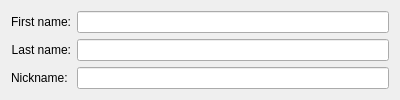
<?xml version="1.0" encoding="UTF-8"?>
<ui version="4.0">
 <class>SalutMainOptionsWidget</class>
 <widget class="QWidget" name="SalutMainOptionsWidget">
  <property name="geometry">
   <rect>
    <x>0</x>
    <y>0</y>
    <width>400</width>
    <height>84</height>
   </rect>
  </property>
  <property name="windowTitle">
   <string>Account Preferences</string>
  </property>
  <layout class="QVBoxLayout" name="verticalLayout_2">
   <item>
    <layout class="QFormLayout" name="formLayout">
     <property name="fieldGrowthPolicy">
      <enum>QFormLayout::ExpandingFieldsGrow</enum>
     </property>
     <item row="0" column="0">
      <widget class="QLabel" name="firstnameLabel">
       <property name="text">
        <string>First name:</string>
       </property>
       <property name="alignment">
        <set>Qt::AlignRight|Qt::AlignTrailing|Qt::AlignVCenter</set>
       </property>
      </widget>
     </item>
     <item row="0" column="1">
      <widget class="KLineEdit" name="firstnameLineEdit"/>
     </item>
     <item row="1" column="0">
      <widget class="QLabel" name="lastnameLabel">
       <property name="text">
        <string>Last name:</string>
       </property>
       <property name="alignment">
        <set>Qt::AlignRight|Qt::AlignTrailing|Qt::AlignVCenter</set>
       </property>
      </widget>
     </item>
     <item row="1" column="1">
      <widget class="KLineEdit" name="lastnameLineEdit"/>
     </item>
     <item row="2" column="0">
      <widget class="QLabel" name="nicknameLabel">
       <property name="text">
        <string>Nickname:</string>
       </property>
      </widget>
     </item>
     <item row="2" column="1">
      <widget class="KLineEdit" name="nicknameLineEdit" />
     </item>
    </layout>
   </item>
  </layout>
 </widget>
 <customwidgets>
  <customwidget>
   <class>KLineEdit</class>
   <extends>QLineEdit</extends>
   <header>klineedit.h</header>
  </customwidget>
 </customwidgets>
 <resources/>
 <connections/>
</ui>
